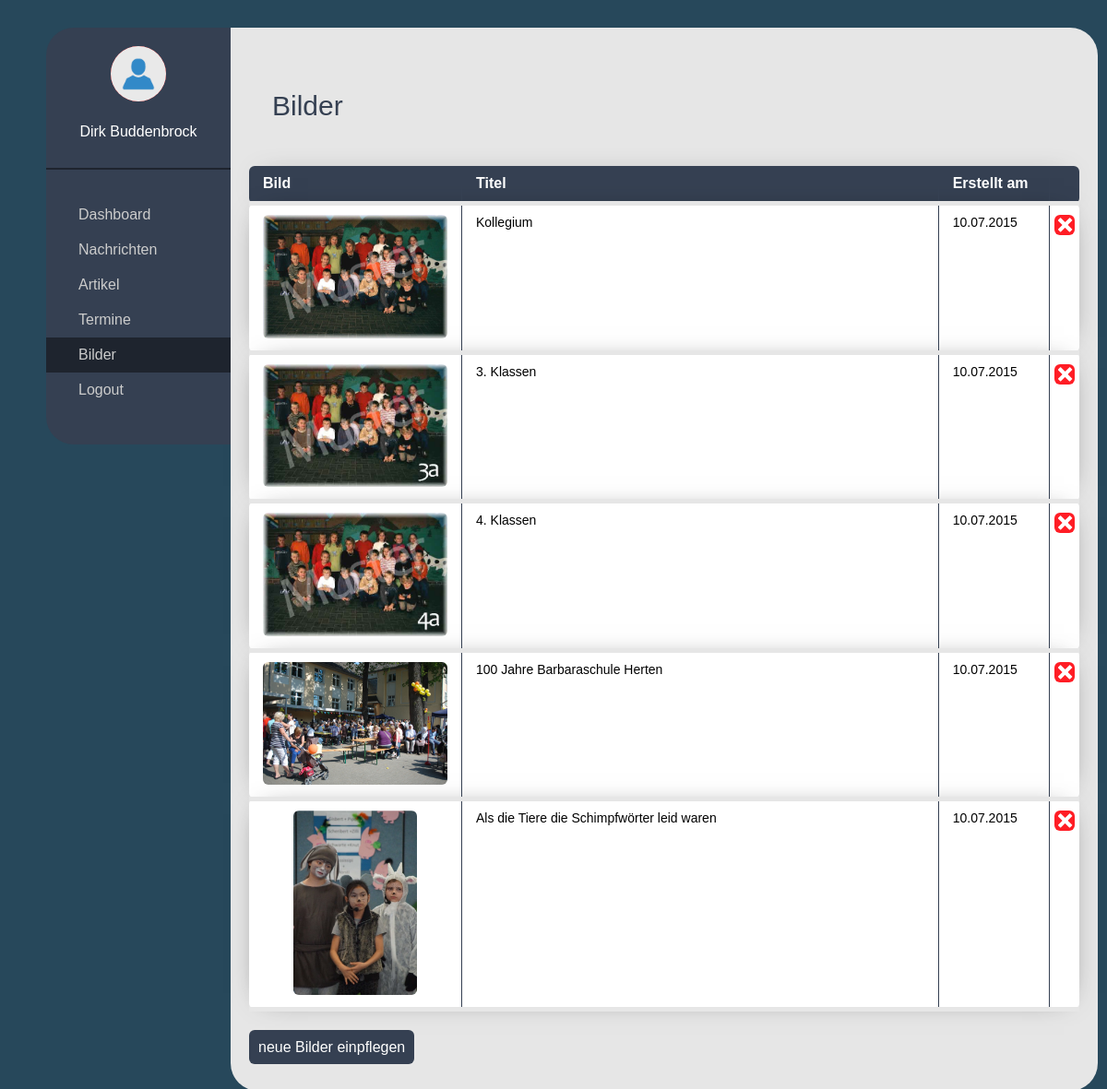
Page /cms/image.php (signed in) on the committed database.
### tables this page shows
CREATE TABLE IF NOT EXISTS `imagegroup` (
`id` int(11) NOT NULL,
  `group_title` text NOT NULL,
  `created` timestamp NOT NULL DEFAULT CURRENT_TIMESTAMP
);

CREATE TABLE IF NOT EXISTS `image` (
`id` int(11) NOT NULL,
  `title` text NOT NULL,
  `url` text NOT NULL,
  `date` timestamp NOT NULL DEFAULT CURRENT_TIMESTAMP,
  `groupname` int(11) NOT NULL
);

### cms/image.php (the view, shortened to what this page needs)
<?php
	$sql = "SELECT * FROM imagegroup ORDER BY created ASC";
	$res = mysql_query($sql) or error_log(mysql_error());
?>
<!DOCTYPE html>
<html>
	<head>
		<link rel="stylesheet" href="css/style.css" />
	</head>
	<body>
		<section id="body">
			<aside>
				<img src="img/avatar.png" title="Dirk Buddenbrock"/>
				<p>Dirk Buddenbrock</p>
				<hr />
				<nav>
					<ul>
						<li><a href="index.php" title="Dashboard">Dashboard</a></li>
						<li><a href="message.php" title="Nachrichten">Nachrichten</a></li>
						<li><a href="article.php" title="Artikel">Artikel</a></li>
						<li><a href="date.php" title="Termine">Termine</a></li>
						<li><a href="image.php" id="active" title="Bilder">Bilder</a></li>
						<li><a href="login.php" title="Logout">Logout</a></li>
					</ul>
				</nav>
			</aside>
			<section id="content">
				<h1>Bilder</h1>
				<table>
					<tr>
						<th>Bild</th>
						<th>Titel</th>
						<th>Erstellt am</th>
						<th></th>
					</tr>
					<?php
						while($dsatz = mysql_fetch_assoc($res)){
							$id = $dsatz['id'];
							$title = $dsatz['group_title'];
							$date = date("d.m.Y", strtotime($dsatz['created']));
							$sql1 = "SELECT * FROM image WHERE groupname = '".$id."'";
							$res1 = mysql_query($sql1) or error_log(mysql_error());
							$dsatz1 = mysql_fetch_assoc($res1);
								$url = $dsatz1['url'];
								$image_title = $dsatz1['title'];
					?>
					<tr>
						<td>
							<center>
								<a href="image_detail.php?id=<?=($id)?>">
									<img src="../img/upload/<?=($url)?>" title="<?=($image_title)?>" />
								</a>
							</center>
						</td>
						<td><?=($title)?></td>
						<td><?=($date)?></td>
						<td>
							<a href="image_delete.php?imagegroup_id=<?=($id)?>" title="l&ouml;schen"><img src="img/delete.png"/>
						</td>
					</tr>
					<?php
						}
					?>
				</table>
				<a role="btn" title="neue Bilder" href="image_new.php">neue Bilder einpflegen</a><br/><br/>
			</section>
		</section>
	</body>
</html>

### cms/css/style.css (style rules this page uses)
* { margin: 0px; padding: 0px; font-family: Helvetica; }
body { background-color: #27485B; }
section#body { width: 1100px; height: 90%; margin: 30px auto 0px auto; }
aside { position: fixed; float: left; width: 200px; height: auto; padding-bottom: 40px; background-color: #354052; border-radius: 30px 0px 0px 30px; }
aside img { width: 60px; height: 60px; border-radius: 60px; background-color: red; margin: 20px 70px; }
aside hr { width: 100%; height: 2px; background-color: #1E242E; margin: 30px 0px; border: none; }
aside p { color: #FFF; text-align: center; }
aside ul { list-style: none; }
aside a { display: block; text-decoration: none; color: #CCC; padding: 10px 0px 10px 35px; -webkit-transition: background 0.3s ease-out 0s; -moz-transition: background 0.3s ease-out 0s; -o-transition: background 0.3s ease-out 0s; transition: background 0.3s ease-out 0s; }
aside a:hover, #active { background-color: #1E242E; }
section#content { width: 900px; height: auto; min-height: 800px; margin-left: 200px; background-color: #E6E6E6; padding: 20px; margin-bottom: 30px; border-radius: 0px 30px 30px 30px; }
h1 { padding: 48px 25px; font-size: 30px; color: #354052; font-weight: normal; }
a[role="btn"], input[role="btn"] { background-color: #354052; color: #FFF; text-decoration: none; padding: 10px; border-radius: 6px; }

### cms/css/dashboard.css (style rules this page uses)
a { text-decoration: none; }

### cms/css/article.css (style rules this page uses)
section#content table { width: 900px; border-collapse: collapse; margin-bottom: 30px; }
section#content tr { border-bottom: 5px solid #E6E6E6; -webkit-box-shadow: 0px 0px 30px -17px rgba(0,0,0,0.75); -moz-box-shadow: 0px 0px 30px -17px rgba(0,0,0,0.75); box-shadow: 0px 0px 30px -17px rgba(0,0,0,0.75); }
section#content th, section#content td { padding: 10px 15px; }
section#content th { background-color: #354052; color: #FFF; text-align: left; border-right: 1px solid #354052; }
section#content th:nth-child(1) { width: 188px; border-radius: 6px 0px 0px 6px; }
section#content th:nth-child(2) { width: 500px; }
section#content th:nth-child(3) { width: 90px; }
section#content th:nth-child(4) { padding: 10px 5px; border-right: none; border-radius: 0px 6px 6px 0px; }
section#content td { background-color: #FFF; border-right: 1px solid #354052; font-size: 14px; vertical-align: top; }
section#content td:nth-child(1) { border-radius: 6px 0px 0px 6px; }
section#content td:nth-child(4) { width: 22px; text-align: center; border-right: none; padding: 10px 5px; border-radius: 0px 6px 6px 0px; }
section#content td:nth-child(4) img { margin-bottom: 5px; }
td a { text-decoration: none; color: #354052; }
td img { max-height: 200px; max-width: 200px; border-radius: 6px; }

### rows in the picture
imagegroup: image.url (picture), group_title "Kollegium", created "10.07.2015"
imagegroup: image.url (picture), group_title "3. Klassen", created "10.07.2015"
imagegroup: image.url (picture), group_title "4. Klassen", created "10.07.2015"
imagegroup: image.url (picture), group_title "100 Jahre Barbaraschule Herten", created "10.07.2015"
imagegroup: image.url (picture), group_title "Als die Tiere die Schimpfwörter leid waren", created "10.07.2015"
